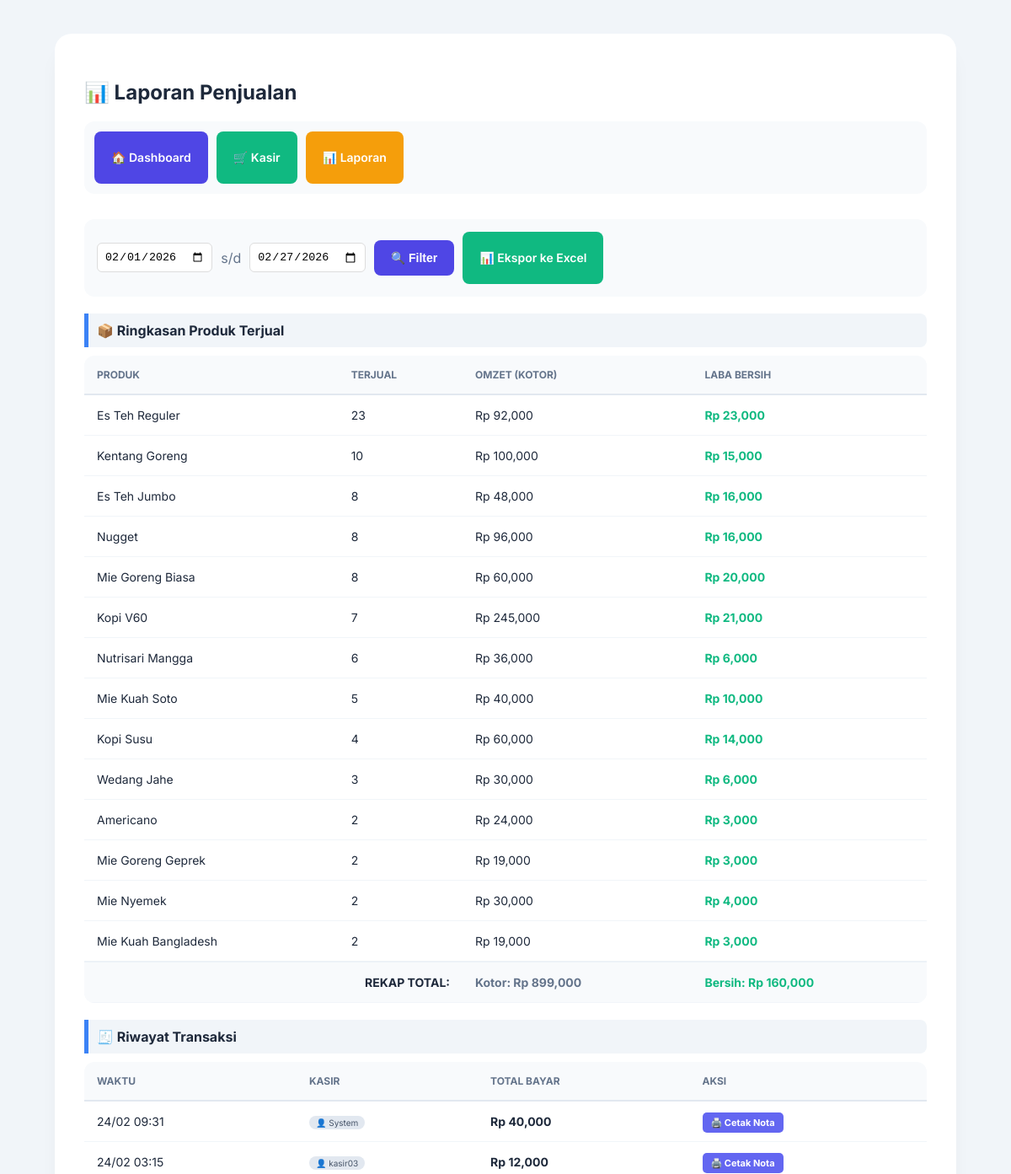
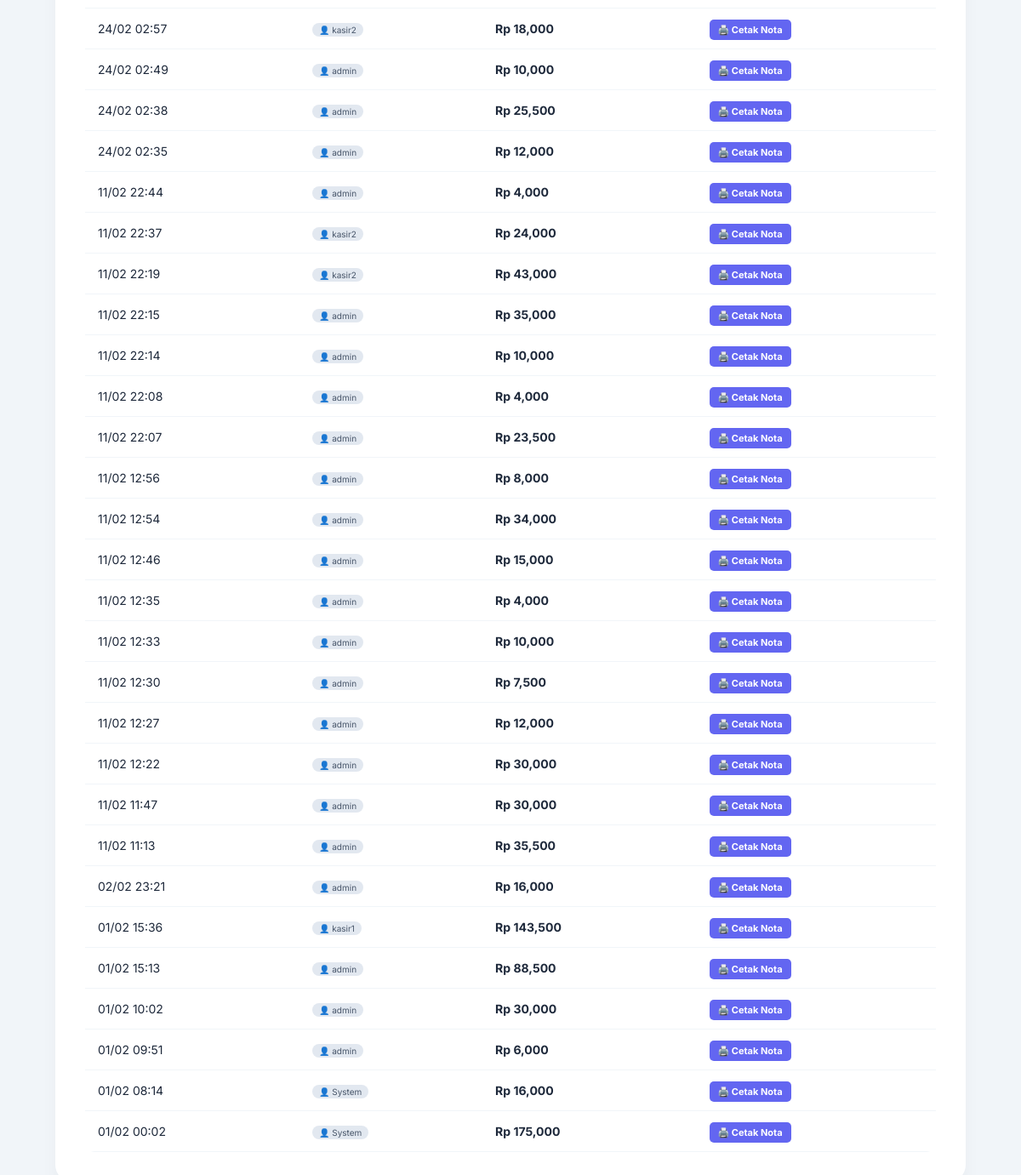
The app's page /laporan.php (signed in) with its own data (2 pictures, top to bottom).
### tables this page shows
CREATE TABLE `penjualan` (
  `id_penjualan` int(11) NOT NULL,
  `id_user` int(11) NOT NULL,
  `total_harga` int(11) NOT NULL,
  `diskon` int(11) NOT NULL DEFAULT 0,
  `tanggal` timestamp NOT NULL DEFAULT current_timestamp() ON UPDATE current_timestamp(),
  `metode_pembayaran` varchar(50) DEFAULT NULL,
  `bayar` int(11) DEFAULT NULL,
  `kembalian` int(11) DEFAULT NULL
);

CREATE TABLE `user` (
  `id_user` int(11) NOT NULL,
  `nama` varchar(100) DEFAULT NULL,
  `username` varchar(50) NOT NULL,
  `password` varchar(255) NOT NULL,
  `level` varchar(20) NOT NULL
);

### laporan.php (the view, shortened to what this page needs)
<?php
include "koneksi.php";
$tgl1 = isset($_GET['tgl1']) && preg_match('/^\d{4}-\d{2}-\d{2}$/', $_GET['tgl1']) ? $_GET['tgl1'] : date('Y-m-01');
$tgl2 = isset($_GET['tgl2']) && preg_match('/^\d{4}-\d{2}-\d{2}$/', $_GET['tgl2']) ? $_GET['tgl2'] : date('Y-m-d');
$stmt1 = mysqli_prepare($koneksi, "SELECT pr.nama_produk, SUM(dp.jumlah) as total_qty, SUM(dp.subtotal) as total_uang, SUM(pr.harga_modal * dp.jumlah) as total_modal FROM penjualan p JOIN detail_penjualan dp ON p.id_penjualan = dp.id_penjualan JOIN produk pr ON dp.id_produk = pr.id WHERE DATE(p.tanggal) BETWEEN ? AND ? GROUP BY pr.id ORDER BY total_qty DESC");
mysqli_stmt_bind_param($stmt1, "ss", $tgl1, $tgl2);
mysqli_stmt_execute($stmt1);
$query_rekap = mysqli_stmt_get_result($stmt1);
$stmt2 = mysqli_prepare($koneksi, "SELECT p.*, u.username as nama_kasir FROM penjualan p LEFT JOIN user u ON p.id_user = u.id_user WHERE DATE(p.tanggal) BETWEEN ? AND ? ORDER BY p.tanggal DESC");
mysqli_stmt_bind_param($stmt2, "ss", $tgl1, $tgl2);
mysqli_stmt_execute($stmt2);
$query_riwayat = mysqli_stmt_get_result($stmt2);
?>
<!DOCTYPE html>
<html>
<head>
    <link rel="stylesheet" href="style.css">
</head>
<body>
    <div class="container">
        <h2>📊 Laporan Penjualan</h2>
        <div class="nav-menu">
            <a href="index.php" class="btn btn-blue">🏠 Dashboard</a>
            <a href="kasir.php" class="btn btn-green" style="background: #10b981;">🛒 Kasir</a>
            <a href="laporan.php" class="btn btn-orange" style="background: #f59e0b;">📊 Laporan</a>
        </div>
        <form method="GET" action="" style="display: flex; gap: 10px; align-items: center; background: #f8fafc; padding: 15px; border-radius: 12px; margin-bottom: 20px;">
            <input type="date" name="tgl1" value="<?php echo htmlspecialchars($tgl1); ?>" style="padding: 8px; border-radius: 6px; border: 1px solid #ddd;">
            <span style="color: #64748b;">s/d</span>
            <input type="date" name="tgl2" value="<?php echo htmlspecialchars($tgl2); ?>" style="padding: 8px; border-radius: 6px; border: 1px solid #ddd;">
            <button type="submit" class="btn btn-filter">🔍 Filter</button>
            <a href="ekspor_excel.php?tgl1=<?php echo $tgl1; ?>&tgl2=<?php echo $tgl2; ?>" class="btn btn-excel">📊 Ekspor ke Excel</a>
        </form>
        <div class="section-title"><strong>📦 Ringkasan Produk Terjual</strong></div>
        <table class="table-custom">
            <thead>
                <tr><th>Produk</th><th>Terjual</th><th>Omzet (Kotor)</th><th>Laba Bersih</th></tr>
            </thead>
            <tbody>
                <?php
                $grand_kotor = 0; $grand_bersih = 0;
                while($row = mysqli_fetch_array($query_rekap)){
                    $laba_bersih = $row['total_uang'] - $row['total_modal'];
                    $grand_kotor += $row['total_uang'];
                    $grand_bersih += $laba_bersih;
                ?>
                <tr>
                    <td><?php echo htmlspecialchars($row['nama_produk']); ?></td>
                    <td><?php echo $row['total_qty']; ?></td>
                    <td>Rp <?php echo number_format($row['total_uang']); ?></td>
                    <td style="color: #10b981; font-weight: bold;">Rp <?php echo number_format($laba_bersih); ?></td>
                </tr>
                <?php } mysqli_stmt_close($stmt1); ?>
            </tbody>
            <tfoot>
                <tr style="font-weight:bold; background:#f8fafc; font-size: 1.1em;">
                    <td colspan="2" align="right">REKAP TOTAL:</td>
                    <td style="color: #64748b;">Kotor: Rp <?php echo number_format($grand_kotor); ?></td>
                    <td style="color: #10b981;">Bersih: Rp <?php echo number_format($grand_bersih); ?></td>
                </tr>
            </tfoot>
        </table>
        <div class="section-title"><strong>🧾 Riwayat Transaksi</strong></div>
        <table class="table-custom">
            <thead>
                <tr><th>Waktu</th><th>Kasir</th><th>Total Bayar</th><th>Aksi</th></tr>
            </thead>
            <tbody>
                <?php while($h = mysqli_fetch_array($query_riwayat)){ ?>
                <tr>
                    <td><?php echo date('d/m H:i', strtotime($h['tanggal'])); ?></td>
                    <td><span class="badge-kasir">👤 <?php echo htmlspecialchars($h['nama_kasir'] ?? 'System'); ?></span></td>
                    <td><strong>Rp <?php echo number_format($h['total_harga']); ?></strong></td>
                    <td><a href="cetak_nota.php?id=<?php echo (int)$h['id_penjualan']; ?>" target="_blank" class="btn-print">🖨️ Cetak Nota</a></td>
                </tr>
                <?php } mysqli_stmt_close($stmt2); ?>
            </tbody>
        </table>
    </div>
</body>
</html>

### style.css (style rules this page uses)
:root { --primary: #4f46e5; --success: #10b981; --warning: #f59e0b; --danger: #ef4444; --dark: #1e293b; --gray: #64748b; --bg: #f1f5f9; }
body { font-family: 'Inter', sans-serif; background-color: var(--bg); margin: 0; padding: 20px; color: var(--dark); }
.container { max-width: 1000px; margin: 20px auto; background: white; padding: 35px; border-radius: 20px; box-shadow: 0 20px 25px -5px rgba(0, 0, 0, 0.05); }
.nav-menu { display: flex; gap: 10px; margin-bottom: 30px; background: #f8fafc; padding: 12px; border-radius: 12px; overflow-x: auto; flex-wrap: nowrap; }
.btn { display: inline-flex; align-items: center; justify-content: center; padding: 10px 20px; border-radius: 8px; text-decoration: none; font-weight: 600; font-size: 14px; transition: 0.3s; border: none; cursor: pointer; height: 42px; color: white; }
.btn-blue { background: #3b82f6; color: white; }
.btn-filter { background: #4f46e5; color: white; }
.btn-excel { background: #10b981; color: white; }
.btn-blue { background: var(--primary); color: white; }
.btn-green { background: var(--success); color: white; }
.btn-orange { background: var(--warning); color: white; }
table { width: 100%; border-collapse: collapse; margin-top: 10px; }
th { text-align: left; padding: 16px; background: #f8fafc; color: var(--gray); font-size: 12px; text-transform: uppercase; border-bottom: 2px solid #edf2f7; }
td { padding: 16px; border-bottom: 1px solid #f1f5f9; font-size: 14px; }
tfoot td { background: #f8fafc; font-weight: bold; border-top: 2px solid #edf2f7; }
.table-custom { width: 100%; border-collapse: collapse; background: white; border-radius: 12px; overflow: hidden; margin-top: 10px; }
.table-custom th { background: #f8fafc; padding: 15px; text-align: left; color: #64748b; border-bottom: 2px solid #e2e8f0; }
.table-custom td { padding: 15px; border-bottom: 1px solid #f1f5f9; }

### laporan.php (style rules this page uses)
.section-title { background: #f1f5f9; padding: 10px; border-left: 5px solid #3b82f6; margin: 20px 0 10px 0; border-radius: 0 8px 8px 0; }
.btn-print { background: #6366f1; color: white; padding: 5px 10px; text-decoration: none; border-radius: 5px; font-size: 11px; font-weight: bold; }
.badge-kasir { background: #e2e8f0; padding: 2px 8px; border-radius: 10px; font-size: 10px; color: #475569; }

### records on screen
penjualan: tanggal "24/02 09:31", nama_kasir "System", total_harga "40,000"
penjualan: tanggal "24/02 03:15", id_user.username "kasir03", total_harga "12,000"
penjualan: tanggal "24/02 02:57", id_user.username "kasir2", total_harga "18,000"
penjualan: tanggal "24/02 02:49", id_user.username "admin", total_harga "10,000"
penjualan: tanggal "24/02 02:38", id_user.username "admin", total_harga "25,500"
penjualan: tanggal "24/02 02:35", id_user.username "admin", total_harga "12,000"
penjualan: tanggal "11/02 22:44", id_user.username "admin", total_harga "4,000"
penjualan: tanggal "11/02 22:37", id_user.username "kasir2", total_harga "24,000"
penjualan: tanggal "11/02 22:19", id_user.username "kasir2", total_harga "43,000"
penjualan: tanggal "11/02 22:15", id_user.username "admin", total_harga "35,000"
penjualan: tanggal "11/02 22:14", id_user.username "admin", total_harga "10,000"
penjualan: tanggal "11/02 22:08", id_user.username "admin", total_harga "4,000"
penjualan: tanggal "11/02 22:07", id_user.username "admin", total_harga "23,500"
penjualan: tanggal "11/02 12:56", id_user.username "admin", total_harga "8,000"
penjualan: tanggal "11/02 12:54", id_user.username "admin", total_harga "34,000"
penjualan: tanggal "11/02 12:46", id_user.username "admin", total_harga "15,000"
penjualan: tanggal "11/02 12:35", id_user.username "admin", total_harga "4,000"
penjualan: tanggal "11/02 12:33", id_user.username "admin", total_harga "10,000"
penjualan: tanggal "11/02 12:30", id_user.username "admin", total_harga "7,500"
penjualan: tanggal "11/02 12:27", id_user.username "admin", total_harga "12,000"
penjualan: tanggal "11/02 12:22", id_user.username "admin", total_harga "30,000"
penjualan: tanggal "11/02 11:47", id_user.username "admin", total_harga "30,000"
penjualan: tanggal "11/02 11:13", id_user.username "admin", total_harga "35,500"
penjualan: tanggal "02/02 23:21", id_user.username "admin", total_harga "16,000"
penjualan: tanggal "01/02 15:36", id_user.username "kasir1", total_harga "143,500"
penjualan: tanggal "01/02 15:13", id_user.username "admin", total_harga "88,500"
penjualan: tanggal "01/02 10:02", id_user.username "admin", total_harga "30,000"
penjualan: tanggal "01/02 09:51", id_user.username "admin", total_harga "6,000"
penjualan: tanggal "01/02 08:14", nama_kasir "System", total_harga "16,000"
penjualan: tanggal "01/02 00:02", nama_kasir "System", total_harga "175,000"

### other values on screen
$row['nama_produk'] "Es Teh Reguler"
$row['total_qty'] "23"
$row['total_uang'] "92,000"
$laba_bersih "23,000"
$row['nama_produk'] "Kentang Goreng"
$row['total_qty'] "10"
$row['total_uang'] "100,000"
$laba_bersih "15,000"
$row['nama_produk'] "Es Teh Jumbo"
$row['total_qty'] "8"
$row['total_uang'] "48,000"
$laba_bersih "16,000"
$row['nama_produk'] "Nugget"
$row['total_uang'] "96,000"
$row['nama_produk'] "Mie Goreng Biasa"
